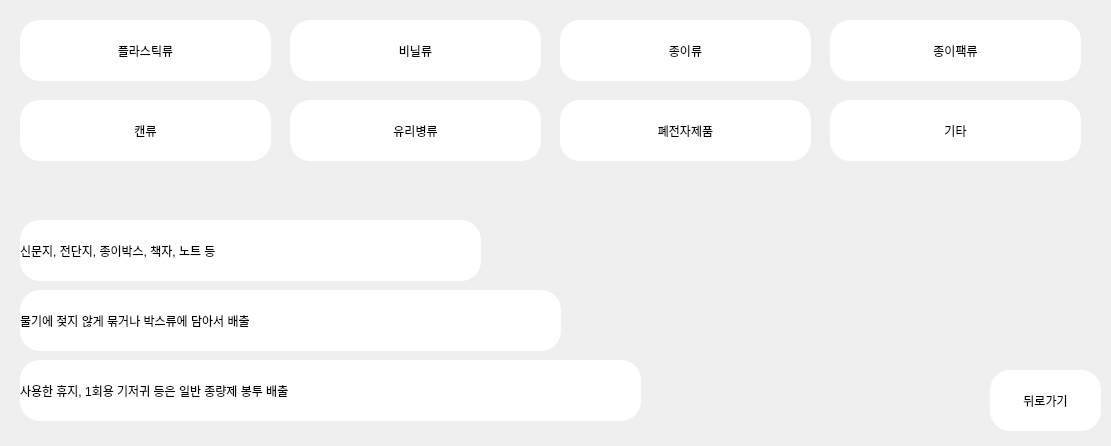
<?xml version="1.0" encoding="UTF-8"?>
<ui version="4.0">
 <class>MainWindow</class>
 <widget class="QMainWindow" name="MainWindow">
  <property name="geometry">
   <rect>
    <x>0</x>
    <y>0</y>
    <width>1111</width>
    <height>446</height>
   </rect>
  </property>
  <property name="minimumSize">
   <size>
    <width>1111</width>
    <height>446</height>
   </size>
  </property>
  <property name="maximumSize">
   <size>
    <width>1111</width>
    <height>446</height>
   </size>
  </property>
  <property name="windowTitle">
   <string>MainWindow</string>
  </property>
  <widget class="QWidget" name="centralwidget">
   <widget class="QPushButton" name="elecButton">
    <property name="geometry">
     <rect>
      <x>560</x>
      <y>100</y>
      <width>251</width>
      <height>61</height>
     </rect>
    </property>
    <property name="styleSheet">
     <string notr="true">border-radius:20px;
background-color: rgb(255,255,255);
front : 10pt &quot;MS Shell Dig 2&quot;;</string>
    </property>
    <property name="text">
     <string>폐전자제품</string>
    </property>
   </widget>
   <widget class="QPushButton" name="paperButton">
    <property name="geometry">
     <rect>
      <x>560</x>
      <y>20</y>
      <width>251</width>
      <height>61</height>
     </rect>
    </property>
    <property name="styleSheet">
     <string notr="true">border-radius:20px;
background-color: rgb(255,255,255);
front : 10pt &quot;MS Shell Dig 2&quot;;</string>
    </property>
    <property name="text">
     <string>종이류</string>
    </property>
   </widget>
   <widget class="QPushButton" name="plasticButton">
    <property name="geometry">
     <rect>
      <x>20</x>
      <y>20</y>
      <width>251</width>
      <height>61</height>
     </rect>
    </property>
    <property name="styleSheet">
     <string notr="true">border-radius:20px;
background-color: rgb(255,255,255);
front : 10pt &quot;MS Shell Dig 2&quot;;</string>
    </property>
    <property name="text">
     <string>플라스틱류</string>
    </property>
   </widget>
   <widget class="QLabel" name="label_2">
    <property name="geometry">
     <rect>
      <x>20</x>
      <y>220</y>
      <width>461</width>
      <height>61</height>
     </rect>
    </property>
    <property name="styleSheet">
     <string notr="true">border-radius:20px;
background-color: rgb(255,255,255);
front : 10pt &quot;MS Shell Dig 2&quot;;
qproperty-alignment: AlignCenter;</string>
    </property>
    <property name="text">
     <string>신문지, 전단지, 종이박스, 책자, 노트 등</string>
    </property>
   </widget>
   <widget class="QLabel" name="label_5">
    <property name="geometry">
     <rect>
      <x>20</x>
      <y>360</y>
      <width>621</width>
      <height>61</height>
     </rect>
    </property>
    <property name="styleSheet">
     <string notr="true">border-radius:20px;
background-color: rgb(255,255,255);
front : 10pt &quot;MS Shell Dig 2&quot;;
qproperty-alignment: AlignCenter;</string>
    </property>
    <property name="text">
     <string>사용한 휴지, 1회용 기저귀 등은 일반 종량제 봉투 배출</string>
    </property>
   </widget>
   <widget class="QPushButton" name="glassButton">
    <property name="geometry">
     <rect>
      <x>290</x>
      <y>100</y>
      <width>251</width>
      <height>61</height>
     </rect>
    </property>
    <property name="styleSheet">
     <string notr="true">border-radius:20px;
background-color: rgb(255,255,255);
front : 10pt &quot;MS Shell Dig 2&quot;;</string>
    </property>
    <property name="text">
     <string>유리병류</string>
    </property>
   </widget>
   <widget class="QPushButton" name="etcButton">
    <property name="geometry">
     <rect>
      <x>830</x>
      <y>100</y>
      <width>251</width>
      <height>61</height>
     </rect>
    </property>
    <property name="styleSheet">
     <string notr="true">border-radius:20px;
background-color: rgb(255,255,255);
front : 10pt &quot;MS Shell Dig 2&quot;;</string>
    </property>
    <property name="text">
     <string>기타</string>
    </property>
   </widget>
   <widget class="QPushButton" name="vinylButton">
    <property name="geometry">
     <rect>
      <x>290</x>
      <y>20</y>
      <width>251</width>
      <height>61</height>
     </rect>
    </property>
    <property name="styleSheet">
     <string notr="true">border-radius:20px;
background-color: rgb(255,255,255);
front : 10pt &quot;MS Shell Dig 2&quot;;</string>
    </property>
    <property name="text">
     <string>비닐류</string>
    </property>
   </widget>
   <widget class="QPushButton" name="paperBagButton">
    <property name="geometry">
     <rect>
      <x>830</x>
      <y>20</y>
      <width>251</width>
      <height>61</height>
     </rect>
    </property>
    <property name="styleSheet">
     <string notr="true">border-radius:20px;
background-color: rgb(255,255,255);
front : 10pt &quot;MS Shell Dig 2&quot;;</string>
    </property>
    <property name="text">
     <string>종이팩류</string>
    </property>
   </widget>
   <widget class="QPushButton" name="canButton">
    <property name="geometry">
     <rect>
      <x>20</x>
      <y>100</y>
      <width>251</width>
      <height>61</height>
     </rect>
    </property>
    <property name="styleSheet">
     <string notr="true">border-radius:20px;
background-color: rgb(255,255,255);
front : 10pt &quot;MS Shell Dig 2&quot;;</string>
    </property>
    <property name="text">
     <string>캔류</string>
    </property>
   </widget>
   <widget class="QLabel" name="label_4">
    <property name="geometry">
     <rect>
      <x>20</x>
      <y>290</y>
      <width>541</width>
      <height>61</height>
     </rect>
    </property>
    <property name="styleSheet">
     <string notr="true">border-radius:20px;
background-color: rgb(255,255,255);
front : 10pt &quot;MS Shell Dig 2&quot;;
qproperty-alignment: AlignCenter;</string>
    </property>
    <property name="text">
     <string>물기에 젖지 않게 묶거나 박스류에 담아서 배출</string>
    </property>
   </widget>
   <widget class="QPushButton" name="backButton">
    <property name="geometry">
     <rect>
      <x>990</x>
      <y>370</y>
      <width>111</width>
      <height>61</height>
     </rect>
    </property>
    <property name="styleSheet">
     <string notr="true">border-radius:20px;
background-color: rgb(255,255,255);
front : 10pt &quot;MS Shell Dig 2&quot;;</string>
    </property>
    <property name="text">
     <string>뒤로가기</string>
    </property>
   </widget>
  </widget>
 </widget>
 <resources/>
 <connections/>
</ui>
